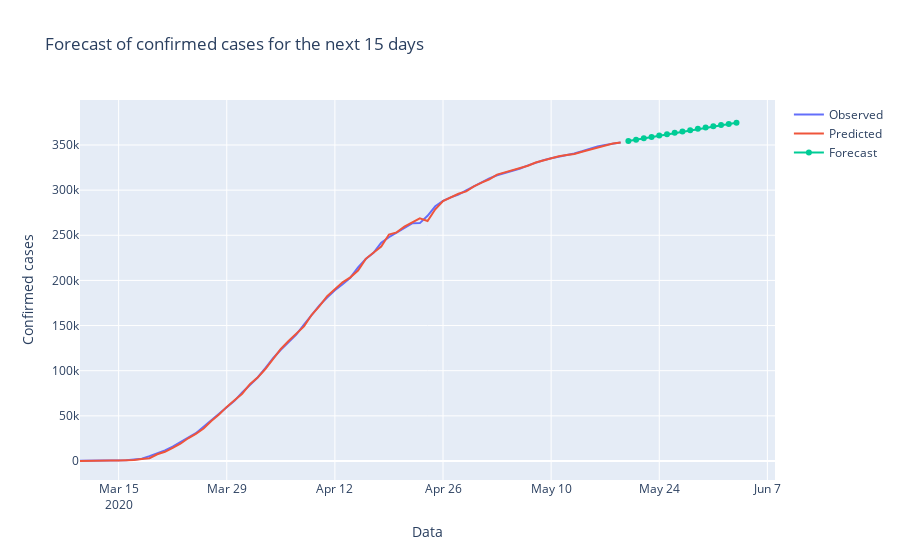

Notebook cell for this chart:
### Code cell
fig = go.Figure(go.Scatter(
    x=confirmed.index, y=confirmed, name='Observed'
))

fig.add_trace(go.Scatter(x=confirmed.index, y = model.predict_in_sample(), name='Predicted'))

fig.add_trace(go.Scatter(x=pd.date_range('2020-05-20', '2020-06-05'), y=model.predict(15), name='Forecast'))

fig.update_layout(title='Forecast of confirmed cases for the next 15 days',
                 yaxis_title='Confirmed cases', xaxis_title='Data')
fig.show()
